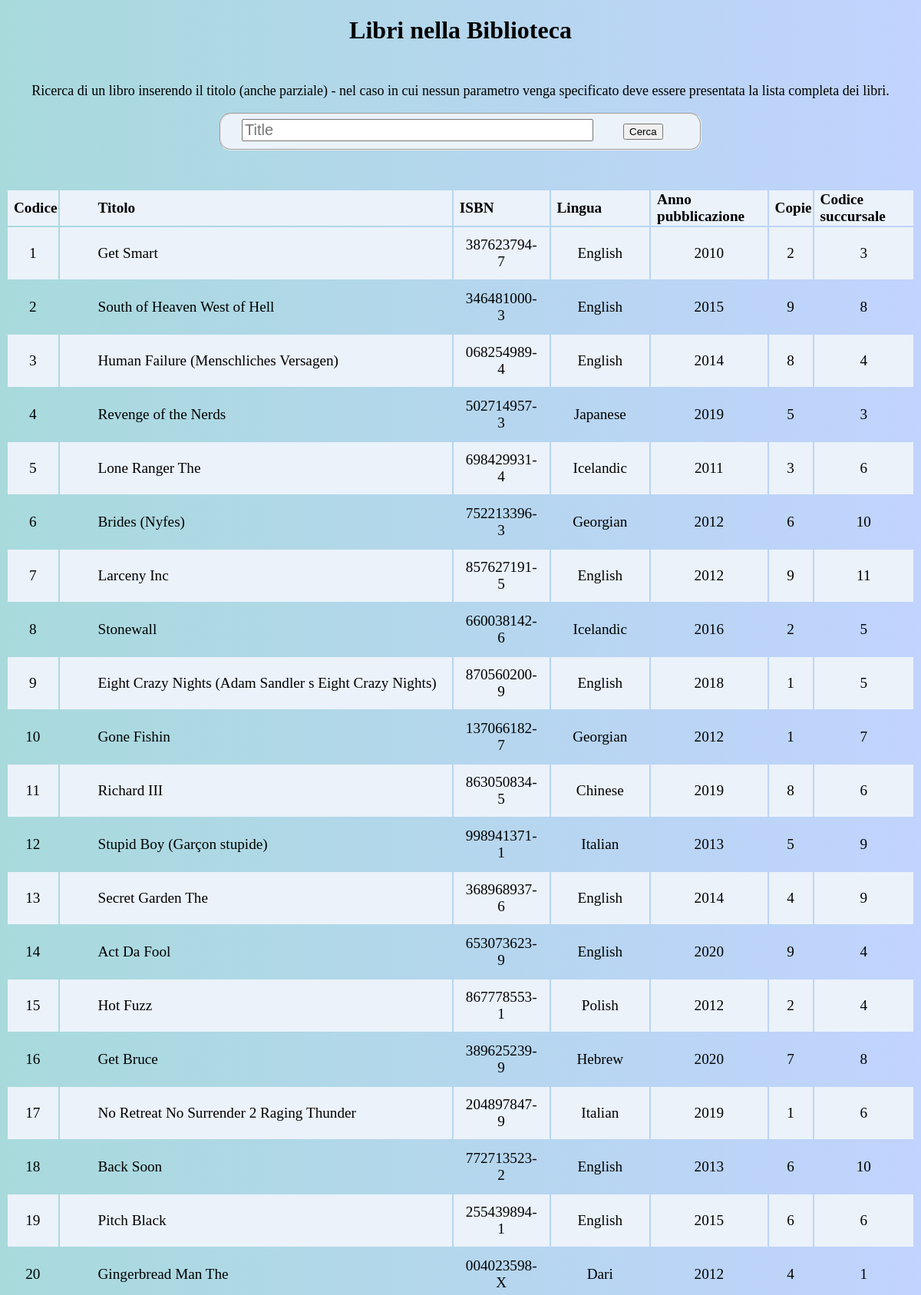
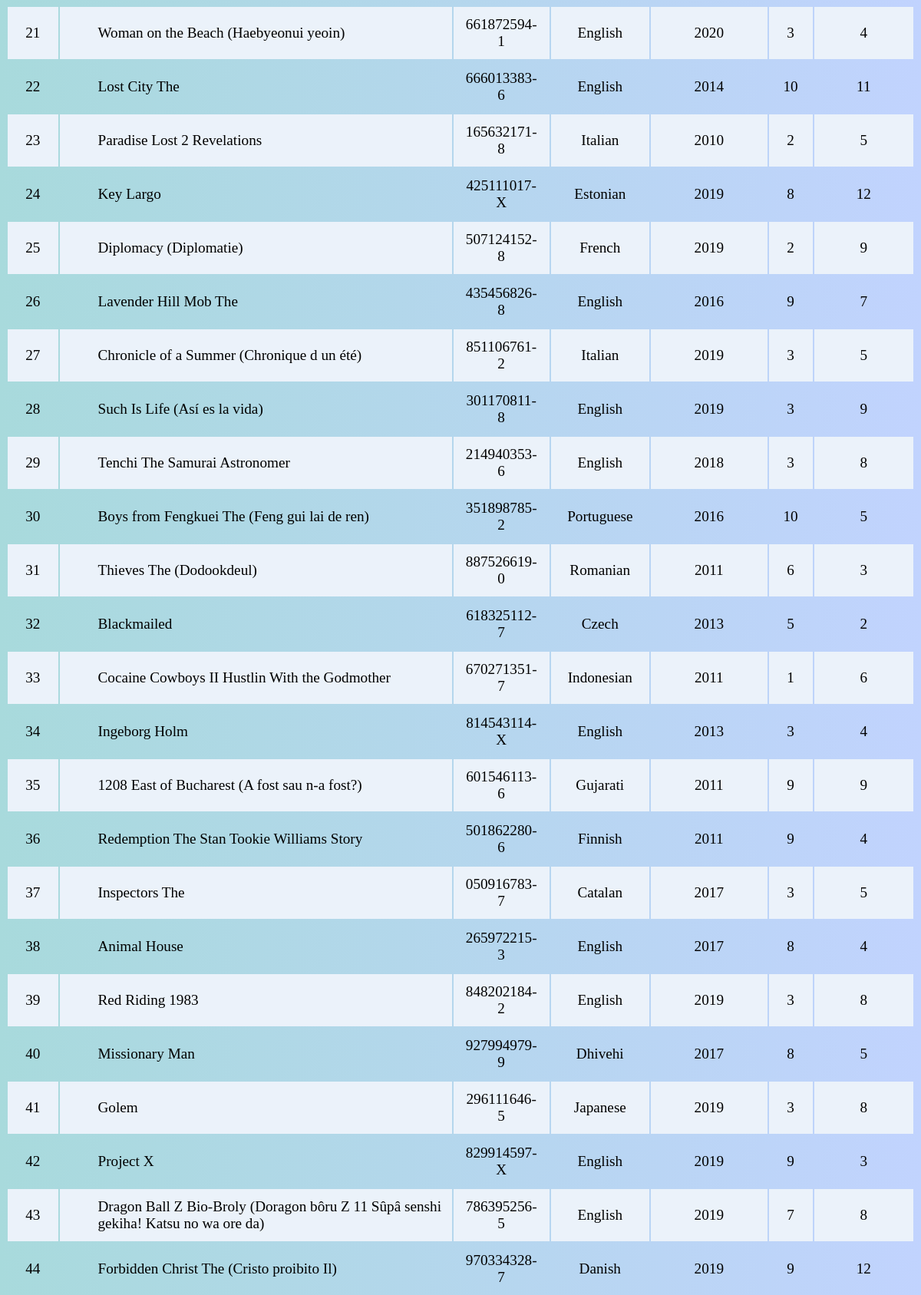
The app's page /libri.php (upper part) with its own data (2 pictures, top to bottom).
### tables this page shows
CREATE TABLE `LIBRO` (
  `CODICE` int NOT NULL,
  `TITOLO` varchar(100) NOT NULL,
  `ISBN` varchar(11) DEFAULT NULL,
  `LINGUA` varchar(20) DEFAULT NULL,
  `ANNO_PUBBLICAZIONE` year DEFAULT NULL,
  `COPIE` int DEFAULT NULL,
  `CODICE_SUCCURSALE` int NOT NULL,
  PRIMARY KEY (`CODICE`),
  KEY `CODICE_SUCCURSALE` (`CODICE_SUCCURSALE`),
  CONSTRAINT `LIBRO_ibfk_1` FOREIGN KEY (`CODICE_SUCCURSALE`) REFERENCES `SUCCURSALE` (`ID_SUCCURSALE`)
);

### libri.php (the view, shortened to what this page needs)
<?php include 'connessione.php'; ?>
<!DOCTYPE html>
<html>
<head>
    <link rel="stylesheet" href="style.css" />
</head>
<body>
    <h1>Libri nella Biblioteca</h1>
    <p>Ricerca di un libro inserendo il titolo (anche parziale) - nel caso in cui nessun
        parametro venga specificato deve essere presentata la lista completa dei libri.
    </p>
    <form action="libri.php" method="POST">
        <fieldset id="fs_search">
            <input id="editText" type="text" placeholder="Title" style="font-size: 20px" name="titolo" >
            <input id="submit" type="submit" value="Cerca">
        </fieldset>
    </form>
    <?php
    $sql = "SELECT * FROM LIBRO
            WHERE TITOLO LIKE '" . '%' . $_POST['titolo'] . "%';
            ";
    $query = mysqli_query($link, $sql);
    ?>
    <table>
        <thead>
            <tr>
                <th>Codice</th>
                <th id="th_titolo">Titolo</th>
                <th>ISBN</th>
                <th>Lingua</th>
                <th>Anno pubblicazione</th>
                <th>Copie</th>
                <th>Codice succursale</th>
            </tr>
        </thead>
        <tbody>
            <?php while ($row = mysqli_fetch_array($query, MYSQLI_ASSOC)) : ?>
                <tr>
                    <td><?php echo "{$row['CODICE']}"; ?></td>
                    <td id="td_titolo"><?php echo "{$row['TITOLO']}"; ?></td>
                    <td><?php echo "{$row['ISBN']}"; ?></td>
                    <td><?php echo "{$row['LINGUA']}"; ?></td>
                    <td><?php echo "{$row['ANNO_PUBBLICAZIONE']}"; ?></td>
                    <td><?php echo "{$row['COPIE']}"; ?></td>
                    <td><?php echo "{$row['CODICE_SUCCURSALE']}"; ?></td>
                </tr>
            <?php endwhile ?>
        </tbody>
    </table>
</body>
</html>

### style.css (style rules this page uses)
body { background-image: linear-gradient(90deg, #a8dadc, #c1d3fe); }
h1 { text-align: center; margin-bottom: 50px; }
p { font-size: 18px; text-align: center; }
#fs_search { margin: auto; border-radius: 15px; width: 600px; height: fit-content; background: #ebf2fa; }
#editText { width: 450px; height: auto; margin-left: 15px; }
#submit { margin-left: 35px; }
table { margin-left: auto; margin-right: auto; margin-top: 50px; }
tbody { margin: 50px; }
tr { font-size: larger; text-align: center; }
#th_titolo { padding-left: 50px; text-align: left; }
#td_titolo { padding-left: 50px; text-align: left; }
td { padding: 12px; }
tr:nth-child(odd) { background-color: #ebf2fa; }
th { text-align: left; padding-left: 8px; }

### records on screen
libro: CODICE "1", TITOLO "Get Smart", ISBN "387623794-7", LINGUA "English", ANNO_PUBBLICAZIONE "2010", COPIE "2", CODICE_SUCCURSALE "3"
libro: CODICE "2", TITOLO "South of Heaven West of Hell", ISBN "346481000-3", LINGUA "English", ANNO_PUBBLICAZIONE "2015", COPIE "9", CODICE_SUCCURSALE "8"
libro: CODICE "3", TITOLO "Human Failure (Menschliches Versagen)", ISBN "068254989-4", LINGUA "English", ANNO_PUBBLICAZIONE "2014", COPIE "8", CODICE_SUCCURSALE "4"
libro: CODICE "4", TITOLO "Revenge of the Nerds", ISBN "502714957-3", LINGUA "Japanese", ANNO_PUBBLICAZIONE "2019", COPIE "5", CODICE_SUCCURSALE "3"
libro: CODICE "5", TITOLO "Lone Ranger The", ISBN "698429931-4", LINGUA "Icelandic", ANNO_PUBBLICAZIONE "2011", COPIE "3", CODICE_SUCCURSALE "6"
libro: CODICE "6", TITOLO "Brides (Nyfes)", ISBN "752213396-3", LINGUA "Georgian", ANNO_PUBBLICAZIONE "2012", COPIE "6", CODICE_SUCCURSALE "10"
libro: CODICE "7", TITOLO "Larceny Inc", ISBN "857627191-5", LINGUA "English", ANNO_PUBBLICAZIONE "2012", COPIE "9", CODICE_SUCCURSALE "11"
libro: CODICE "8", TITOLO "Stonewall", ISBN "660038142-6", LINGUA "Icelandic", ANNO_PUBBLICAZIONE "2016", COPIE "2", CODICE_SUCCURSALE "5"
libro: CODICE "9", TITOLO "Eight Crazy Nights (Adam Sandler s Eight Crazy Nights)", ISBN "870560200-9", LINGUA "English", ANNO_PUBBLICAZIONE "2018", COPIE "1", CODICE_SUCCURSALE "5"
libro: CODICE "10", TITOLO "Gone Fishin", ISBN "137066182-7", LINGUA "Georgian", ANNO_PUBBLICAZIONE "2012", COPIE "1", CODICE_SUCCURSALE "7"
libro: CODICE "11", TITOLO "Richard III", ISBN "863050834-5", LINGUA "Chinese", ANNO_PUBBLICAZIONE "2019", COPIE "8", CODICE_SUCCURSALE "6"
libro: CODICE "12", TITOLO "Stupid Boy (Garçon stupide)", ISBN "998941371-1", LINGUA "Italian", ANNO_PUBBLICAZIONE "2013", COPIE "5", CODICE_SUCCURSALE "9"
libro: CODICE "13", TITOLO "Secret Garden The", ISBN "368968937-6", LINGUA "English", ANNO_PUBBLICAZIONE "2014", COPIE "4", CODICE_SUCCURSALE "9"
libro: CODICE "14", TITOLO "Act Da Fool", ISBN "653073623-9", LINGUA "English", ANNO_PUBBLICAZIONE "2020", COPIE "9", CODICE_SUCCURSALE "4"
libro: CODICE "15", TITOLO "Hot Fuzz", ISBN "867778553-1", LINGUA "Polish", ANNO_PUBBLICAZIONE "2012", COPIE "2", CODICE_SUCCURSALE "4"
libro: CODICE "16", TITOLO "Get Bruce", ISBN "389625239-9", LINGUA "Hebrew", ANNO_PUBBLICAZIONE "2020", COPIE "7", CODICE_SUCCURSALE "8"
libro: CODICE "17", TITOLO "No Retreat No Surrender 2 Raging Thunder", ISBN "204897847-9", LINGUA "Italian", ANNO_PUBBLICAZIONE "2019", COPIE "1", CODICE_SUCCURSALE "6"
libro: CODICE "18", TITOLO "Back Soon", ISBN "772713523-2", LINGUA "English", ANNO_PUBBLICAZIONE "2013", COPIE "6", CODICE_SUCCURSALE "10"
libro: CODICE "19", TITOLO "Pitch Black", ISBN "255439894-1", LINGUA "English", ANNO_PUBBLICAZIONE "2015", COPIE "6", CODICE_SUCCURSALE "6"
libro: CODICE "20", TITOLO "Gingerbread Man The", ISBN "004023598-X", LINGUA "Dari", ANNO_PUBBLICAZIONE "2012", COPIE "4", CODICE_SUCCURSALE "1"
libro: CODICE "21", TITOLO "Woman on the Beach (Haebyeonui yeoin)", ISBN "661872594-1", LINGUA "English", ANNO_PUBBLICAZIONE "2020", COPIE "3", CODICE_SUCCURSALE "4"
libro: CODICE "22", TITOLO "Lost City The", ISBN "666013383-6", LINGUA "English", ANNO_PUBBLICAZIONE "2014", COPIE "10", CODICE_SUCCURSALE "11"
libro: CODICE "23", TITOLO "Paradise Lost 2 Revelations", ISBN "165632171-8", LINGUA "Italian", ANNO_PUBBLICAZIONE "2010", COPIE "2", CODICE_SUCCURSALE "5"
libro: CODICE "24", TITOLO "Key Largo", ISBN "425111017-X", LINGUA "Estonian", ANNO_PUBBLICAZIONE "2019", COPIE "8", CODICE_SUCCURSALE "12"
libro: CODICE "25", TITOLO "Diplomacy (Diplomatie)", ISBN "507124152-8", LINGUA "French", ANNO_PUBBLICAZIONE "2019", COPIE "2", CODICE_SUCCURSALE "9"
libro: CODICE "26", TITOLO "Lavender Hill Mob The", ISBN "435456826-8", LINGUA "English", ANNO_PUBBLICAZIONE "2016", COPIE "9", CODICE_SUCCURSALE "7"
libro: CODICE "27", TITOLO "Chronicle of a Summer (Chronique d un été)", ISBN "851106761-2", LINGUA "Italian", ANNO_PUBBLICAZIONE "2019", COPIE "3", CODICE_SUCCURSALE "5"
libro: CODICE "28", TITOLO "Such Is Life (Así es la vida)", ISBN "301170811-8", LINGUA "English", ANNO_PUBBLICAZIONE "2019", COPIE "3", CODICE_SUCCURSALE "9"
libro: CODICE "29", TITOLO "Tenchi The Samurai Astronomer", ISBN "214940353-6", LINGUA "English", ANNO_PUBBLICAZIONE "2018", COPIE "3", CODICE_SUCCURSALE "8"
libro: CODICE "30", TITOLO "Boys from Fengkuei The (Feng gui lai de ren)", ISBN "351898785-2", LINGUA "Portuguese", ANNO_PUBBLICAZIONE "2016", COPIE "10", CODICE_SUCCURSALE "5"
libro: CODICE "31", TITOLO "Thieves The (Dodookdeul)", ISBN "887526619-0", LINGUA "Romanian", ANNO_PUBBLICAZIONE "2011", COPIE "6", CODICE_SUCCURSALE "3"
libro: CODICE "32", TITOLO "Blackmailed", ISBN "618325112-7", LINGUA "Czech", ANNO_PUBBLICAZIONE "2013", COPIE "5", CODICE_SUCCURSALE "2"
libro: CODICE "33", TITOLO "Cocaine Cowboys II Hustlin With the Godmother", ISBN "670271351-7", LINGUA "Indonesian", ANNO_PUBBLICAZIONE "2011", COPIE "1", CODICE_SUCCURSALE "6"
libro: CODICE "34", TITOLO "Ingeborg Holm", ISBN "814543114-X", LINGUA "English", ANNO_PUBBLICAZIONE "2013", COPIE "3", CODICE_SUCCURSALE "4"
libro: CODICE "35", TITOLO "1208 East of Bucharest (A fost sau n-a fost?)", ISBN "601546113-6", LINGUA "Gujarati", ANNO_PUBBLICAZIONE "2011", COPIE "9", CODICE_SUCCURSALE "9"
libro: CODICE "36", TITOLO "Redemption The Stan Tookie Williams Story", ISBN "501862280-6", LINGUA "Finnish", ANNO_PUBBLICAZIONE "2011", COPIE "9", CODICE_SUCCURSALE "4"
libro: CODICE "37", TITOLO "Inspectors The", ISBN "050916783-7", LINGUA "Catalan", ANNO_PUBBLICAZIONE "2017", COPIE "3", CODICE_SUCCURSALE "5"
libro: CODICE "38", TITOLO "Animal House", ISBN "265972215-3", LINGUA "English", ANNO_PUBBLICAZIONE "2017", COPIE "8", CODICE_SUCCURSALE "4"
libro: CODICE "39", TITOLO "Red Riding 1983", ISBN "848202184-2", LINGUA "English", ANNO_PUBBLICAZIONE "2019", COPIE "3", CODICE_SUCCURSALE "8"
libro: CODICE "40", TITOLO "Missionary Man", ISBN "927994979-9", LINGUA "Dhivehi", ANNO_PUBBLICAZIONE "2017", COPIE "8", CODICE_SUCCURSALE "5"
libro: CODICE "41", TITOLO "Golem", ISBN "296111646-5", LINGUA "Japanese", ANNO_PUBBLICAZIONE "2019", COPIE "3", CODICE_SUCCURSALE "8"
libro: CODICE "42", TITOLO "Project X", ISBN "829914597-X", LINGUA "English", ANNO_PUBBLICAZIONE "2019", COPIE "9", CODICE_SUCCURSALE "3"
libro: CODICE "43", TITOLO "Dragon Ball Z Bio-Broly (Doragon bôru Z 11 Sûpâ senshi gekiha! Katsu no wa ore da)", ISBN "786395256-5", LINGUA "English", ANNO_PUBBLICAZIONE "2019", COPIE "7", CODICE_SUCCURSALE "8"
libro: CODICE "44", TITOLO "Forbidden Christ The (Cristo proibito Il)", ISBN "970334328-7", LINGUA "Danish", ANNO_PUBBLICAZIONE "2019", COPIE "9", CODICE_SUCCURSALE "12"
